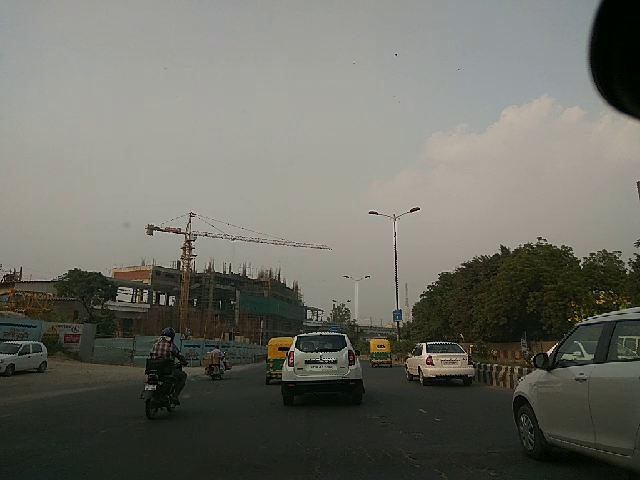
#> input picture images00472.png, 640 x 480 px
$ python groundplane_detection.py --image images00472.png --out out.png
#> lines starting #> are read from the running program, lines starting #| are printed output that depends on the picture; after the words box and inside, x2 and y2 are one past the last pixel; in counts of white or black regions, pixels touching at a corner belong together
import cv2
import numpy as np
from imutils import paths
import argparse
import os

ap = argparse.ArgumentParser()
ap.add_argument("-i", "--image", required=True,help="image file name")
ap.add_argument("-o", "--out", required=True,help="output image file name")
args = vars(ap.parse_args())


img = cv2.imread(args['image'],1)
#> img is the input picture: shape (480, 640, 3); mean B, G, R 99.6, 107.7, 107.4
orig_img = img.copy()

gray = cv2.cvtColor(img,cv2.COLOR_BGR2GRAY)
ret, thresh = cv2.threshold(gray,0,255,cv2.THRESH_BINARY_INV+cv2.THRESH_OTSU)
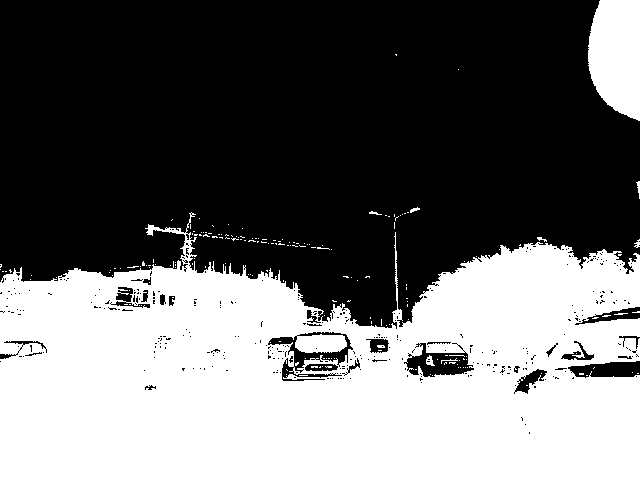
#> thresh: shape (480, 640); 42.4% white; 188 white regions (178 under 20 px), largest, box (x1, y1, x2, y2) and area: (0, 212, 640, 480) 124280, (588, 0, 640, 121) 5217, (426, 355, 435, 366) 54
#> ret = 97

kernel = np.ones((3,3),np.uint8)
opening = cv2.morphologyEx(thresh,cv2.MORPH_OPEN,kernel, iterations = 2)
#> opening: shape (480, 640); 40.8% white; 7 white regions, largest, box (x1, y1, x2, y2) and area: (0, 245, 640, 480) 119720, (588, 0, 640, 120) 5209, (271, 345, 285, 358) 140

sure_bg = cv2.dilate(opening,kernel,iterations=3)
#> sure_bg: shape (480, 640); 43.7% white; 3 white regions, box (x1, y1, x2, y2) and area: (0, 242, 640, 480) 128263, (585, 0, 640, 123) 5768, (145, 222, 157, 238) 187
dist_transform = cv2.distanceTransform(opening,cv2.DIST_L2,5)
ret, sure_fg = cv2.threshold(dist_transform,0.7*dist_transform.max(),255,0)
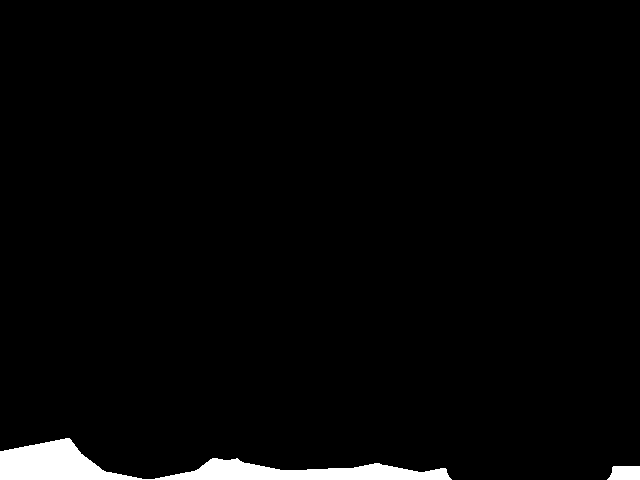
#> sure_fg: shape (480, 640) float32; 2.5% white; 2 white regions, box (x1, y1, x2, y2) and area: (0, 438, 452, 480) 7126, (607, 466, 640, 480) 409
#> ret = 89.69

sure_fg = np.uint8(sure_fg)
unknown = cv2.subtract(sure_bg,sure_fg)
#> unknown: shape (480, 640); 41.2% white; 3 white regions, box (x1, y1, x2, y2) and area: (0, 242, 640, 480) 120728, (585, 0, 640, 123) 5768, (145, 222, 157, 238) 187

ret, markers = cv2.connectedComponents(sure_fg)
#> markers: shape (480, 640) int32; 3 distinct labels, from 0 to 2
#> ret = 3
markers = markers+1
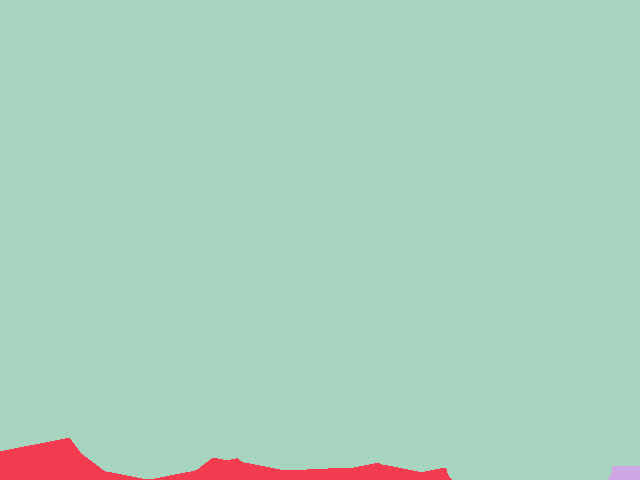
#> markers: shape (480, 640) int32; 3 distinct labels, from 1 to 3; one colour per label, 0 black
markers[unknown==255] = 0
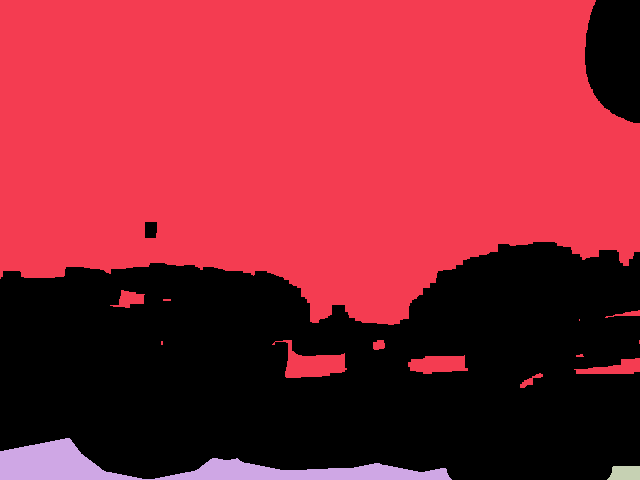
#> markers: shape (480, 640) int32; 4 distinct labels, from 0 to 3; one colour per label, 0 black

markers = cv2.watershed(img,markers)
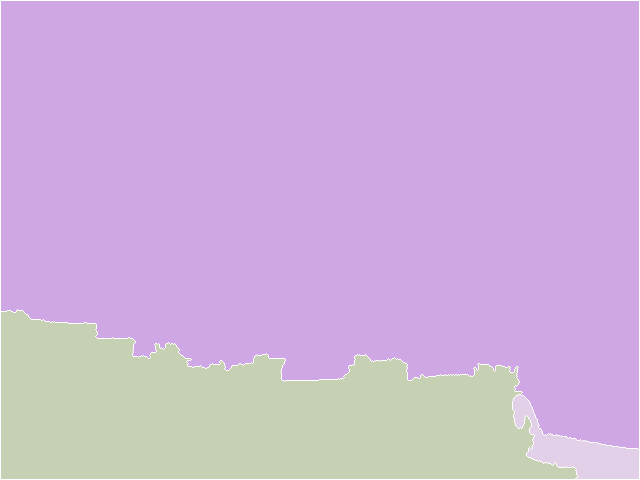
#> markers: shape (480, 640) int32; 4 distinct labels, from -1 to 3; one colour per label, 0 black, -1 white
img[markers == -1] = [255,0,0]
#> img: shape (480, 640, 3); 1.06% of pixels changed, all inside (x1, y1, x2, y2) = (0, 0, 640, 480)

(row,col) =  markers.shape
#> row = 480; col = 640
cut_rows = []

for col1 in range(1,col-2):
	for row1 in range(row-2, 1, -1):
		if markers[row1,col1] == -1:
			cut_rows.append(row1)
			break

cut = min(cut_rows)
#> cut = 309
crop_img = orig_img[cut:row,0:col]
crop_mark = markers[cut:row,0:col]
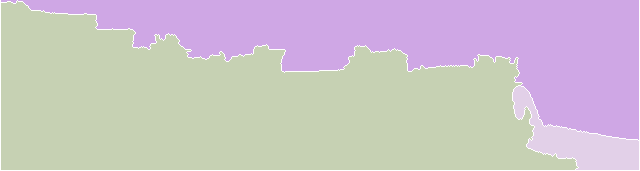
#> crop_mark: shape (171, 640) int32; 4 distinct labels, from -1 to 3; one colour per label, 0 black, -1 white
(row2,col2) = crop_mark.shape
#> row2 = 171; col2 = 640

for c in range(1,col2):
	for r in range(0,row2):
		if crop_mark[r,c] != -1:
			crop_img[r,c] = [0,0,0]
		elif crop_mark[r,c] == -1:
			break
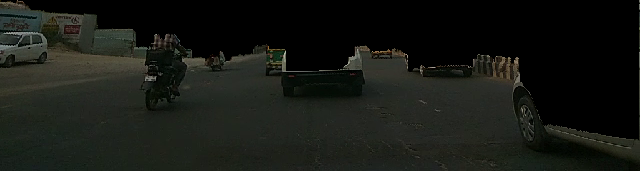
#> crop_img: shape (171, 640, 3); mean B, G, R 20.5, 25.3, 23.1


#cv2.imshow('image',img)
#cv2.imshow('image1',crop_img)
cv2.imwrite(args['out']+'.png', crop_img)
cv2.waitKey(0)

$ run again, on GP1.png
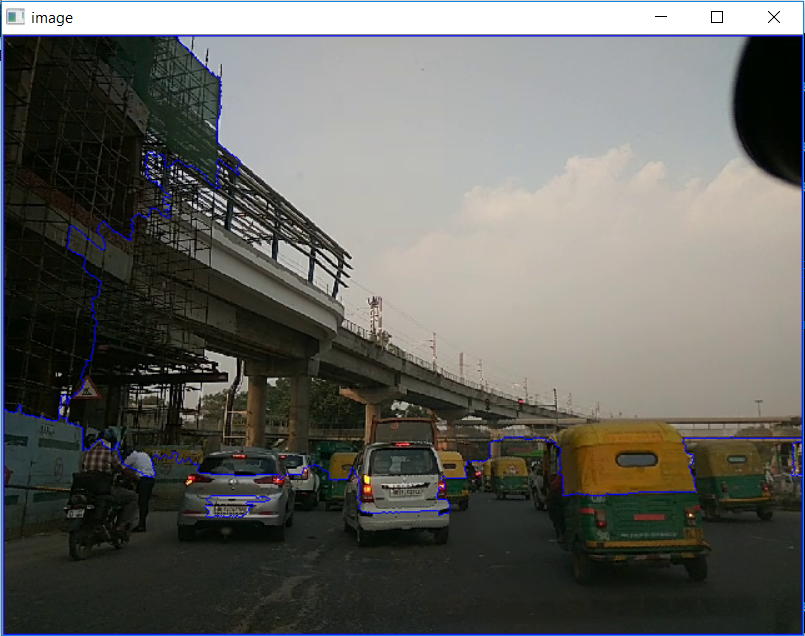
#> input picture GP1.png, 805 x 636 px
#> img is the input picture: shape (636, 805, 3); mean B, G, R 95.8, 99.9, 99.9
#> `ret, thresh = cv2.threshold(gray,0,255,cv2.THRESH_BINARY_INV+cv2.THRES..`:
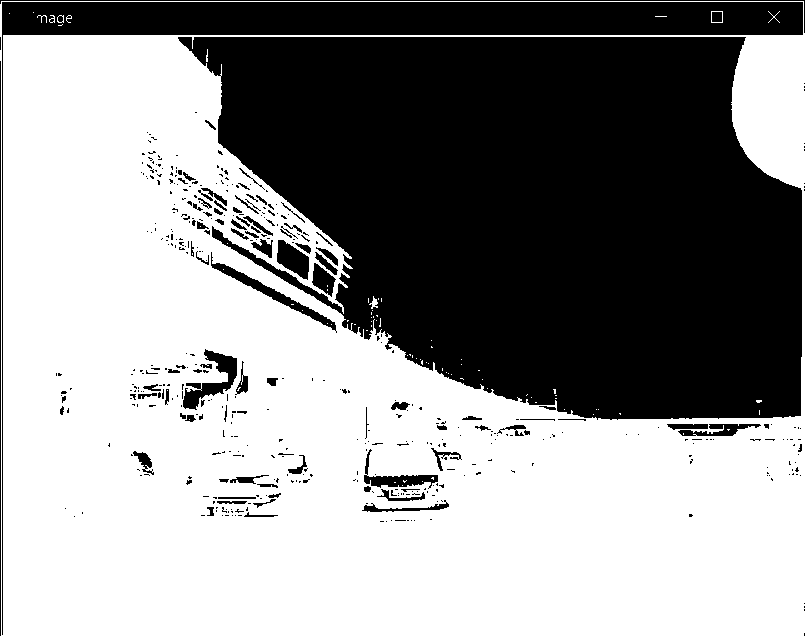
#> thresh: shape (636, 805); 57.6% white; 459 black regions (369 under 20 px), largest, box (x1, y1, x2, y2) and area: (178, 37, 802, 420) 177413, (2, 2, 803, 635) 26756, (183, 349, 237, 410) 1188
#> `ret, thresh = cv2.threshold(gray,0,255,cv2.THRESH_BINARY_INV+cv2.THRES..`: ret = 110
#> opening: shape (636, 805); 55.9% white; 132 black regions (88 under 20 px), largest, box (x1, y1, x2, y2) and area: (0, 0, 805, 636) 212606, (177, 349, 248, 422) 1976, (364, 449, 444, 501) 1507
#> sure_bg: shape (636, 805); 59.7% white; 55 black regions (42 under 20 px), largest, box (x1, y1, x2, y2) and area: (0, 0, 805, 417) 202588, (279, 244, 307, 284) 746, (368, 478, 435, 498) 576
#> `ret, sure_fg = cv2.threshold(dist_transform,0.7*dist_transform.max(),2..`: ret = 120.5
#> unknown: shape (636, 805); 58.4% white; 59 black regions (43 under 20 px), largest, box (x1, y1, x2, y2) and area: (0, 0, 805, 417) 202588, (454, 576, 682, 636) 5737, (279, 244, 307, 284) 746
#> `ret, markers = cv2.connectedComponents(sure_fg)`: ret = 5
#> img: shape (636, 805, 3); 1.25% of pixels changed, all inside (x1, y1, x2, y2) = (0, 0, 805, 636)
#> crop_mark: shape (600, 805) int32; 5 distinct labels, from -1 to 4
#> after the loop `for c in range(1,col2):`:
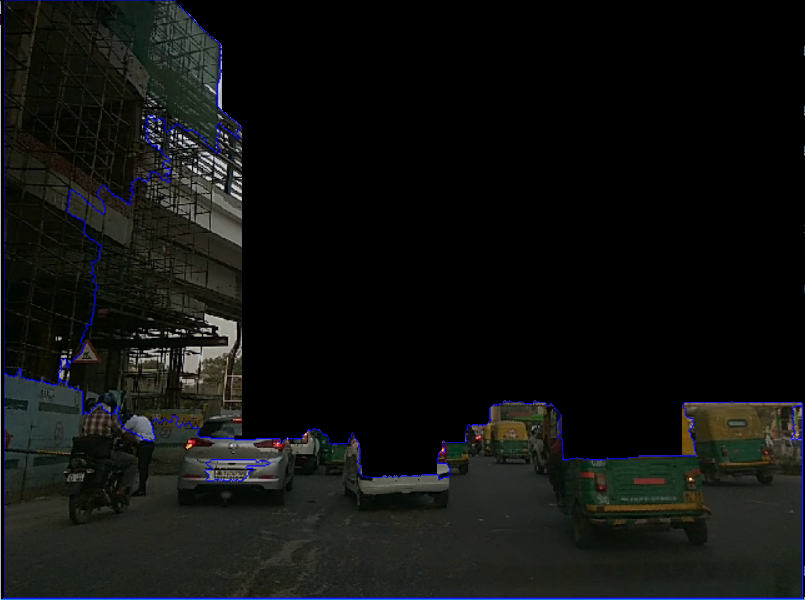
#> crop_img: shape (600, 805, 3); mean B, G, R 16.5, 17.9, 16.5
